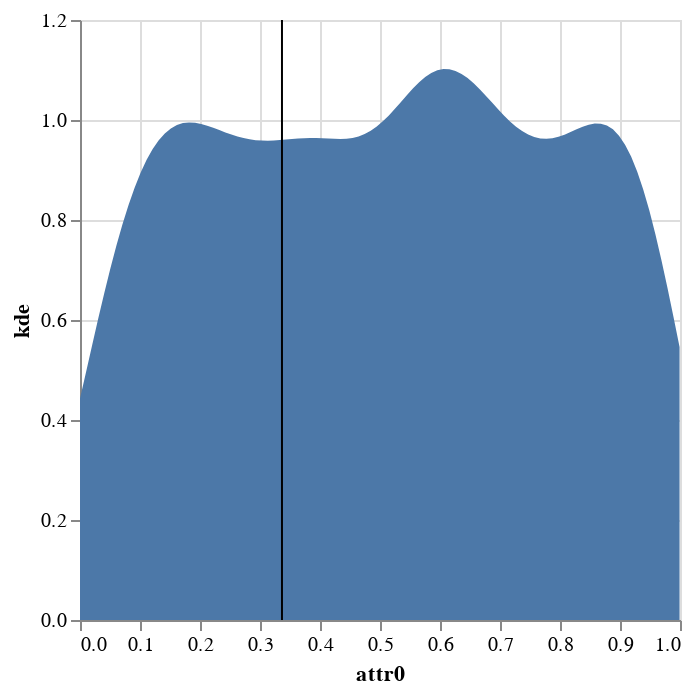

The notebook cell this image was saved under:
### Markdown cell above
## In this tree the individual nodes have more precise plotting functionalities

### Code cell
vistree.root_node.plot_attribute_distribution(attribute_df)

### Figure 1 — Vega-Lite specification as saved in the notebook (floating-point values rounded to 4 significant figures)
{"config": {"view": {"continuousWidth": 300, "continuousHeight": 300}}, "layer": [{"data": {"name": "data-edc1b0484ef854670d66c0e2089135f3"}, "mark": {"type": "area"}, "encoding": {"x": {"field": "x", "title": "attr0", "type": "quantitative"}, "y": {"field": "kde", "type": "quantitative"}}}, {"data": {"name": "data-d171712bc85f7464075e59d12f39cbc7"}, "mark": {"type": "rule"}, "encoding": {"x": {"field": "threshold", "type": "quantitative"}}}], "$schema": "https://vega.github.io/schema/vega-lite/v5.14.1.json", "datasets": {"data-edc1b0484ef854670d66c0e2089135f3": [{"x": 2.893e-05, "kde": 0.4429}, {"x": 0.01012, "kde": 0.4962}, {"x": 0.02022, "kde": 0.5497}, {"x": 0.03031, "kde": 0.6025}, {"x": 0.0404, "kde": 0.6537}, {"x": 0.0505, "kde": 0.7026}, {"x": 0.06059, "kde": 0.7485}, {"x": 0.07068, "kde": 0.791}, {"x": 0.08078, "kde": 0.8297}, {"x": 0.09087, "kde": 0.8642}, {"x": 0.101, "kde": 0.8944}, {"x": 0.1111, "kde": 0.9203}, {"x": 0.1211, "kde": 0.942}, {"x": 0.1312, "kde": 0.9595}, {"x": 0.1413, "kde": 0.9732}, {"x": 0.1514, "kde": 0.9832}, {"x": 0.1615, "kde": 0.9899}, {"x": 0.1716, "kde": 0.9938}, {"x": 0.1817, "kde": 0.9951}, {"x": 0.1918, "kde": 0.9944}, {"x": 0.2019, "kde": 0.9921}, {"x": 0.212, "kde": 0.9886}, {"x": 0.2221, "kde": 0.9844}, {"x": 0.2322, "kde": 0.9798}, {"x": 0.2423, "kde": 0.9752}, {"x": 0.2524, "kde": 0.9708}, {"x": 0.2625, "kde": 0.967}, {"x": 0.2725, "kde": 0.9638}, {"x": 0.2826, "kde": 0.9613}, {"x": 0.2927, "kde": 0.9597}, {"x": 0.3028, "kde": 0.9588}, {"x": 0.3129, "kde": 0.9586}, {"x": 0.323, "kde": 0.959}, {"x": 0.3331, "kde": 0.9598}, {"x": 0.3432, "kde": 0.9608}, {"x": 0.3533, "kde": 0.9619}, {"x": 0.3634, "kde": 0.9628}, {"x": 0.3735, "kde": 0.9635}, {"x": 0.3836, "kde": 0.9639}, {"x": 0.3937, "kde": 0.9638}, {"x": 0.4038, "kde": 0.9634}, {"x": 0.4139, "kde": 0.9629}, {"x": 0.4239, "kde": 0.9623}, {"x": 0.434, "kde": 0.9622}, {"x": 0.4441, "kde": 0.9627}, {"x": 0.4542, "kde": 0.9642}, {"x": 0.4643, "kde": 0.9672}, {"x": 0.4744, "kde": 0.9718}, {"x": 0.4845, "kde": 0.9784}, {"x": 0.4946, "kde": 0.9869}, {"x": 0.5047, "kde": 0.9973}, {"x": 0.5148, "kde": 1.009}, {"x": 0.5249, "kde": 1.022}, {"x": 0.535, "kde": 1.036}, {"x": 0.5451, "kde": 1.05}, {"x": 0.5552, "kde": 1.064}, {"x": 0.5653, "kde": 1.076}, {"x": 0.5753, "kde": 1.086}, {"x": 0.5854, "kde": 1.094}, {"x": 0.5955, "kde": 1.099}, {"x": 0.6056, "kde": 1.102}, {"x": 0.6157, "kde": 1.102}, {"x": 0.6258, "kde": 1.098}, {"x": 0.6359, "kde": 1.092}, {"x": 0.646, "kde": 1.084}, {"x": 0.6561, "kde": 1.073}, {"x": 0.6662, "kde": 1.062}, {"x": 0.6763, "kde": 1.049}, {"x": 0.6864, "kde": 1.035}, {"x": 0.6965, "kde": 1.022}, {"x": 0.7066, "kde": 1.009}, {"x": 0.7167, "kde": 0.9972}, {"x": 0.7267, "kde": 0.9867}, {"x": 0.7368, "kde": 0.9778}, {"x": 0.7469, "kde": 0.9708}, {"x": 0.757, "kde": 0.9658}, {"x": 0.7671, "kde": 0.963}, {"x": 0.7772, "kde": 0.9623}, {"x": 0.7873, "kde": 0.9635}, {"x": 0.7974, "kde": 0.9664}, {"x": 0.8075, "kde": 0.9706}, {"x": 0.8176, "kde": 0.9758}, {"x": 0.8277, "kde": 0.9813}, {"x": 0.8378, "kde": 0.9864}, {"x": 0.8479, "kde": 0.9906}, {"x": 0.858, "kde": 0.993}, {"x": 0.8681, "kde": 0.9927}, {"x": 0.8781, "kde": 0.9891}, {"x": 0.8882, "kde": 0.9813}, {"x": 0.8983, "kde": 0.9687}, {"x": 0.9084, "kde": 0.9507}, {"x": 0.9185, "kde": 0.9269}, {"x": 0.9286, "kde": 0.8971}, {"x": 0.9387, "kde": 0.8611}, {"x": 0.9488, "kde": 0.8193}, {"x": 0.9589, "kde": 0.7721}, {"x": 0.969, "kde": 0.7202}, {"x": 0.9791, "kde": 0.6645}, {"x": 0.9892, "kde": 0.6061}, {"x": 0.9993, "kde": 0.5461}], "data-d171712bc85f7464075e59d12f39cbc7": [{"threshold": 0.3366}]}}
